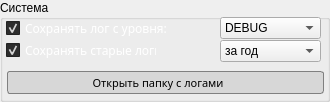
             <widget class="QGroupBox" name="box_CfgSystem">
              <property name="geometry">
               <rect>
                <x>10</x>
                <y>305</y>
                <width>330</width>
                <height>102</height>
               </rect>
              </property>
              <property name="title">
               <string>Система</string>
              </property>
              <widget class="QCheckBox" name="ckb_ToggleLogs">
               <property name="geometry">
                <rect>
                 <x>6</x>
                 <y>20</y>
                 <width>161</width>
                 <height>17</height>
                </rect>
               </property>
               <property name="palette">
                <palette>
                 <active>
                  <colorrole role="WindowText">
                   <brush brushstyle="SolidPattern">
                    <color alpha="255">
                     <red>255</red>
                     <green>255</green>
                     <blue>255</blue>
                    </color>
                   </brush>
                  </colorrole>
                  <colorrole role="Button">
                   <brush brushstyle="SolidPattern">
                    <color alpha="255">
                     <red>45</red>
                     <green>45</green>
                     <blue>45</blue>
                    </color>
                   </brush>
                  </colorrole>
                  <colorrole role="Text">
                   <brush brushstyle="SolidPattern">
                    <color alpha="255">
                     <red>255</red>
                     <green>255</green>
                     <blue>255</blue>
                    </color>
                   </brush>
                  </colorrole>
                  <colorrole role="ButtonText">
                   <brush brushstyle="SolidPattern">
                    <color alpha="255">
                     <red>255</red>
                     <green>255</green>
                     <blue>255</blue>
                    </color>
                   </brush>
                  </colorrole>
                  <colorrole role="Base">
                   <brush brushstyle="SolidPattern">
                    <color alpha="255">
                     <red>45</red>
                     <green>45</green>
                     <blue>45</blue>
                    </color>
                   </brush>
                  </colorrole>
                  <colorrole role="Window">
                   <brush brushstyle="SolidPattern">
                    <color alpha="255">
                     <red>45</red>
                     <green>45</green>
                     <blue>45</blue>
                    </color>
                   </brush>
                  </colorrole>
                  <colorrole role="PlaceholderText">
                   <brush brushstyle="NoBrush">
                    <color alpha="128">
                     <red>255</red>
                     <green>255</green>
                     <blue>255</blue>
                    </color>
                   </brush>
                  </colorrole>
                 </active>
                 <inactive>
                  <colorrole role="WindowText">
                   <brush brushstyle="SolidPattern">
                    <color alpha="255">
                     <red>255</red>
                     <green>255</green>
                     <blue>255</blue>
                    </color>
                   </brush>
                  </colorrole>
                  <colorrole role="Button">
                   <brush brushstyle="SolidPattern">
                    <color alpha="255">
                     <red>45</red>
                     <green>45</green>
                     <blue>45</blue>
                    </color>
                   </brush>
                  </colorrole>
                  <colorrole role="Text">
                   <brush brushstyle="SolidPattern">
                    <color alpha="255">
                     <red>255</red>
                     <green>255</green>
                     <blue>255</blue>
                    </color>
                   </brush>
                  </colorrole>
                  <colorrole role="ButtonText">
                   <brush brushstyle="SolidPattern">
                    <color alpha="255">
                     <red>255</red>
                     <green>255</green>
                     <blue>255</blue>
                    </color>
                   </brush>
                  </colorrole>
                  <colorrole role="Base">
                   <brush brushstyle="SolidPattern">
                    <color alpha="255">
                     <red>45</red>
                     <green>45</green>
                     <blue>45</blue>
                    </color>
                   </brush>
                  </colorrole>
                  <colorrole role="Window">
                   <brush brushstyle="SolidPattern">
                    <color alpha="255">
                     <red>45</red>
                     <green>45</green>
                     <blue>45</blue>
                    </color>
                   </brush>
                  </colorrole>
                  <colorrole role="PlaceholderText">
                   <brush brushstyle="NoBrush">
                    <color alpha="128">
                     <red>255</red>
                     <green>255</green>
                     <blue>255</blue>
                    </color>
                   </brush>
                  </colorrole>
                 </inactive>
                 <disabled>
                  <colorrole role="WindowText">
                   <brush brushstyle="SolidPattern">
                    <color alpha="255">
                     <red>128</red>
                     <green>128</green>
                     <blue>128</blue>
                    </color>
                   </brush>
                  </colorrole>
                  <colorrole role="Button">
                   <brush brushstyle="SolidPattern">
                    <color alpha="255">
                     <red>45</red>
                     <green>45</green>
                     <blue>45</blue>
                    </color>
                   </brush>
                  </colorrole>
                  <colorrole role="Text">
                   <brush brushstyle="SolidPattern">
                    <color alpha="255">
                     <red>128</red>
                     <green>128</green>
                     <blue>128</blue>
                    </color>
                   </brush>
                  </colorrole>
                  <colorrole role="ButtonText">
                   <brush brushstyle="SolidPattern">
                    <color alpha="255">
                     <red>128</red>
                     <green>128</green>
                     <blue>128</blue>
                    </color>
                   </brush>
                  </colorrole>
                  <colorrole role="Base">
                   <brush brushstyle="SolidPattern">
                    <color alpha="255">
                     <red>45</red>
                     <green>45</green>
                     <blue>45</blue>
                    </color>
                   </brush>
                  </colorrole>
                  <colorrole role="Window">
                   <brush brushstyle="SolidPattern">
                    <color alpha="255">
                     <red>45</red>
                     <green>45</green>
                     <blue>45</blue>
                    </color>
                   </brush>
                  </colorrole>
                  <colorrole role="PlaceholderText">
                   <brush brushstyle="NoBrush">
                    <color alpha="128">
                     <red>255</red>
                     <green>255</green>
                     <blue>255</blue>
                    </color>
                   </brush>
                  </colorrole>
                 </disabled>
                </palette>
               </property>
               <property name="font">
                <font>
                 <family>Segoe UI Semilight</family>
                 <pointsize>9</pointsize>
                 <weight>50</weight>
                 <italic>false</italic>
                 <bold>false</bold>
                </font>
               </property>
               <property name="toolTip">
                <string>Не рекомендуем отключать эту опцию</string>
               </property>
               <property name="toolTipDuration">
                <number>0</number>
               </property>
               <property name="text">
                <string>Сохранять лог с уровня:</string>
               </property>
               <property name="checked">
                <bool>true</bool>
               </property>
              </widget>
              <widget class="QCheckBox" name="ckb_ToggleLogsArch">
               <property name="enabled">
                <bool>true</bool>
               </property>
               <property name="geometry">
                <rect>
                 <x>6</x>
                 <y>42</y>
                 <width>151</width>
                 <height>17</height>
                </rect>
               </property>
               <property name="palette">
                <palette>
                 <active>
                  <colorrole role="WindowText">
                   <brush brushstyle="SolidPattern">
                    <color alpha="255">
                     <red>255</red>
                     <green>255</green>
                     <blue>255</blue>
                    </color>
                   </brush>
                  </colorrole>
                  <colorrole role="Button">
                   <brush brushstyle="SolidPattern">
                    <color alpha="255">
                     <red>45</red>
                     <green>45</green>
                     <blue>45</blue>
                    </color>
                   </brush>
                  </colorrole>
                  <colorrole role="Text">
                   <brush brushstyle="SolidPattern">
                    <color alpha="255">
                     <red>255</red>
                     <green>255</green>
                     <blue>255</blue>
                    </color>
                   </brush>
                  </colorrole>
                  <colorrole role="ButtonText">
                   <brush brushstyle="SolidPattern">
                    <color alpha="255">
                     <red>255</red>
                     <green>255</green>
                     <blue>255</blue>
                    </color>
                   </brush>
                  </colorrole>
                  <colorrole role="Base">
                   <brush brushstyle="SolidPattern">
                    <color alpha="255">
                     <red>45</red>
                     <green>45</green>
                     <blue>45</blue>
                    </color>
                   </brush>
                  </colorrole>
                  <colorrole role="Window">
                   <brush brushstyle="SolidPattern">
                    <color alpha="255">
                     <red>45</red>
                     <green>45</green>
                     <blue>45</blue>
                    </color>
                   </brush>
                  </colorrole>
                  <colorrole role="ToolTipBase">
                   <brush brushstyle="SolidPattern">
                    <color alpha="255">
                     <red>45</red>
                     <green>45</green>
                     <blue>45</blue>
                    </color>
                   </brush>
                  </colorrole>
                  <colorrole role="ToolTipText">
                   <brush brushstyle="SolidPattern">
                    <color alpha="255">
                     <red>255</red>
                     <green>255</green>
                     <blue>255</blue>
                    </color>
                   </brush>
                  </colorrole>
                  <colorrole role="PlaceholderText">
                   <brush brushstyle="NoBrush">
                    <color alpha="128">
                     <red>255</red>
                     <green>255</green>
                     <blue>255</blue>
                    </color>
                   </brush>
                  </colorrole>
                 </active>
                 <inactive>
                  <colorrole role="WindowText">
                   <brush brushstyle="SolidPattern">
                    <color alpha="255">
                     <red>255</red>
                     <green>255</green>
                     <blue>255</blue>
                    </color>
                   </brush>
                  </colorrole>
                  <colorrole role="Button">
                   <brush brushstyle="SolidPattern">
                    <color alpha="255">
                     <red>45</red>
                     <green>45</green>
                     <blue>45</blue>
                    </color>
                   </brush>
                  </colorrole>
                  <colorrole role="Text">
                   <brush brushstyle="SolidPattern">
                    <color alpha="255">
                     <red>255</red>
                     <green>255</green>
                     <blue>255</blue>
                    </color>
                   </brush>
                  </colorrole>
                  <colorrole role="ButtonText">
                   <brush brushstyle="SolidPattern">
                    <color alpha="255">
                     <red>255</red>
                     <green>255</green>
                     <blue>255</blue>
                    </color>
                   </brush>
                  </colorrole>
                  <colorrole role="Base">
                   <brush brushstyle="SolidPattern">
                    <color alpha="255">
                     <red>45</red>
                     <green>45</green>
                     <blue>45</blue>
                    </color>
                   </brush>
                  </colorrole>
                  <colorrole role="Window">
                   <brush brushstyle="SolidPattern">
                    <color alpha="255">
                     <red>45</red>
                     <green>45</green>
                     <blue>45</blue>
                    </color>
                   </brush>
                  </colorrole>
                  <colorrole role="ToolTipBase">
                   <brush brushstyle="SolidPattern">
                    <color alpha="255">
                     <red>45</red>
                     <green>45</green>
                     <blue>45</blue>
                    </color>
                   </brush>
                  </colorrole>
                  <colorrole role="ToolTipText">
                   <brush brushstyle="SolidPattern">
                    <color alpha="255">
                     <red>255</red>
                     <green>255</green>
                     <blue>255</blue>
                    </color>
                   </brush>
                  </colorrole>
                  <colorrole role="PlaceholderText">
                   <brush brushstyle="NoBrush">
                    <color alpha="128">
                     <red>255</red>
                     <green>255</green>
                     <blue>255</blue>
                    </color>
                   </brush>
                  </colorrole>
                 </inactive>
                 <disabled>
                  <colorrole role="WindowText">
                   <brush brushstyle="SolidPattern">
                    <color alpha="255">
                     <red>128</red>
                     <green>128</green>
                     <blue>128</blue>
                    </color>
                   </brush>
                  </colorrole>
                  <colorrole role="Button">
                   <brush brushstyle="SolidPattern">
                    <color alpha="255">
                     <red>45</red>
                     <green>45</green>
                     <blue>45</blue>
                    </color>
                   </brush>
                  </colorrole>
                  <colorrole role="Text">
                   <brush brushstyle="SolidPattern">
                    <color alpha="255">
                     <red>128</red>
                     <green>128</green>
                     <blue>128</blue>
                    </color>
                   </brush>
                  </colorrole>
                  <colorrole role="ButtonText">
                   <brush brushstyle="SolidPattern">
                    <color alpha="255">
                     <red>128</red>
                     <green>128</green>
                     <blue>128</blue>
                    </color>
                   </brush>
                  </colorrole>
                  <colorrole role="Base">
                   <brush brushstyle="SolidPattern">
                    <color alpha="255">
                     <red>45</red>
                     <green>45</green>
                     <blue>45</blue>
                    </color>
                   </brush>
                  </colorrole>
                  <colorrole role="Window">
                   <brush brushstyle="SolidPattern">
                    <color alpha="255">
                     <red>45</red>
                     <green>45</green>
                     <blue>45</blue>
                    </color>
                   </brush>
                  </colorrole>
                  <colorrole role="ToolTipBase">
                   <brush brushstyle="SolidPattern">
                    <color alpha="255">
                     <red>45</red>
                     <green>45</green>
                     <blue>45</blue>
                    </color>
                   </brush>
                  </colorrole>
                  <colorrole role="ToolTipText">
                   <brush brushstyle="SolidPattern">
                    <color alpha="255">
                     <red>255</red>
                     <green>255</green>
                     <blue>255</blue>
                    </color>
                   </brush>
                  </colorrole>
                  <colorrole role="PlaceholderText">
                   <brush brushstyle="NoBrush">
                    <color alpha="128">
                     <red>255</red>
                     <green>255</green>
                     <blue>255</blue>
                    </color>
                   </brush>
                  </colorrole>
                 </disabled>
                </palette>
               </property>
               <property name="font">
                <font>
                 <family>Segoe UI Semilight</family>
                 <pointsize>9</pointsize>
                 <weight>50</weight>
                 <italic>false</italic>
                 <bold>false</bold>
                </font>
               </property>
               <property name="toolTip">
                <string/>
               </property>
               <property name="toolTipDuration">
                <number>0</number>
               </property>
               <property name="text">
                <string>Сохранять старые логи:</string>
               </property>
               <property name="checked">
                <bool>true</bool>
               </property>
              </widget>
              <widget class="QComboBox" name="cbb_LogsArchMode">
               <property name="enabled">
                <bool>true</bool>
               </property>
               <property name="geometry">
                <rect>
                 <x>220</x>
                 <y>40</y>
                 <width>101</width>
                 <height>22</height>
                </rect>
               </property>
               <property name="currentIndex">
                <number>5</number>
               </property>
               <item>
                <property name="text">
                 <string>за 1 неделю</string>
                </property>
               </item>
               <item>
                <property name="text">
                 <string>за 2 недели</string>
                </property>
               </item>
               <item>
                <property name="text">
                 <string>за месяц</string>
                </property>
               </item>
               <item>
                <property name="text">
                 <string>за 3 месяца</string>
                </property>
               </item>
               <item>
                <property name="text">
                 <string>за 6 месяцев</string>
                </property>
               </item>
               <item>
                <property name="text">
                 <string>за год</string>
                </property>
               </item>
              </widget>
              <widget class="QPushButton" name="btn_OpenLogFolder">
               <property name="enabled">
                <bool>true</bool>
               </property>
               <property name="geometry">
                <rect>
                 <x>7</x>
                 <y>71</y>
                 <width>317</width>
                 <height>23</height>
                </rect>
               </property>
               <property name="font">
                <font>
                 <family>Segoe UI Semibold</family>
                 <pointsize>8</pointsize>
                 <weight>50</weight>
                 <italic>false</italic>
                 <bold>false</bold>
                </font>
               </property>
               <property name="styleSheet">
                <string notr="true">QPushButton {
	color: black;
    background-color: rgb(215, 215, 215);
    border: 1px solid gray;
    border-radius: 3px;
    padding: 1px 18px 1px 3px;
    min-width: 6em;
	font: 8pt &quot;Segoe UI Semibold&quot;;
}

QPushButton:hover {
	color: rgb(30, 30, 30);
	background-color: rgb(226, 226, 226);
}</string>
               </property>
               <property name="text">
                <string>Открыть папку с логами</string>
               </property>
              </widget>
              <widget class="QComboBox" name="cbb_LogsLevelMode">
               <property name="enabled">
                <bool>true</bool>
               </property>
               <property name="geometry">
                <rect>
                 <x>220</x>
                 <y>17</y>
                 <width>101</width>
                 <height>22</height>
                </rect>
               </property>
               <item>
                <property name="text">
                 <string>DEBUG</string>
                </property>
               </item>
               <item>
                <property name="text">
                 <string>INFO</string>
                </property>
               </item>
               <item>
                <property name="text">
                 <string>ERROR</string>
                </property>
               </item>
              </widget>
             </widget>
